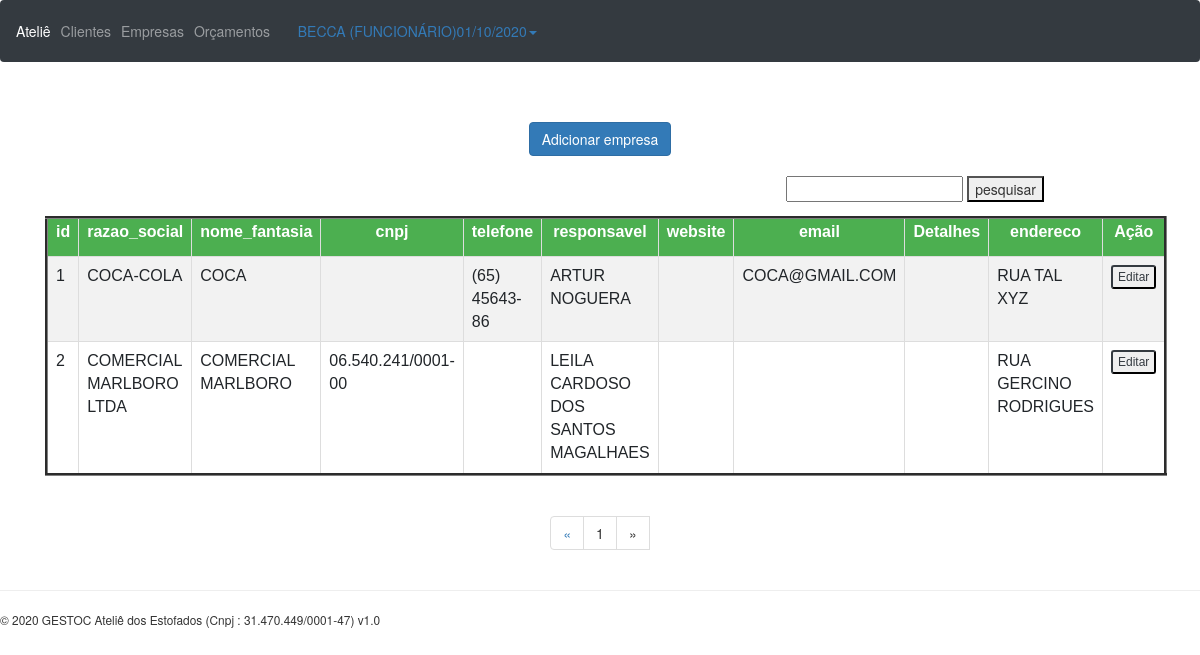
The page /empresas.php (signed in) on the database its author committed.
### tables this page shows
CREATE TABLE `empresa` (
  `id_empresa` int(10) UNSIGNED NOT NULL,
  `razao_social` varchar(70) NOT NULL,
  `nome_fantasia` varchar(50) DEFAULT NULL,
  `cnpj` varchar(20) NOT NULL,
  `telefone` varchar(13) NOT NULL,
  `responsavel` varchar(45) NOT NULL,
  `website` varchar(200) DEFAULT NULL,
  `email` varchar(45) NOT NULL,
  `detalhes` varchar(150) DEFAULT NULL,
  `endereco_id` int(10) UNSIGNED NOT NULL
);

CREATE TABLE `endereco` (
  `id_endereco` int(10) UNSIGNED NOT NULL,
  `rua` varchar(100) NOT NULL,
  `numero` int(10) UNSIGNED NOT NULL,
  `complemento` varchar(30) DEFAULT NULL,
  `cep` varchar(8) DEFAULT NULL,
  `bairro` varchar(30) NOT NULL,
  `cidade` varchar(45) NOT NULL,
  `estado` varchar(2) NOT NULL
);

### empresas.php (the view, shortened to what this page needs)
<?php
require './header.php';
require './conexao/banco.php';
@$pesq = $_GET['pesquisa'];
if ($pesq != null) {
  $pagina = (isset($_GET['pagina']))? $_GET['pagina'] : 1;
  $result_empresas = "SELECT * FROM empresa WHERE razao_social LIKE '%$pesq%'";
  $resultado_empresas = mysqli_query($conn, $result_empresas);
  $total_empresas = mysqli_num_rows($resultado_empresas);
  $quantidade_pg = $total_empresas;
  @$num_pagina = ceil($total_empresas/$quantidade_pg);
  $incio = ($quantidade_pg*$pagina)-$quantidade_pg;
  $result_empresas = "SELECT * FROM empresa WHERE razao_social LIKE '%$pesq%' LIMIT $incio, $quantidade_pg";
  $resultado_empresas = mysqli_query($conn, $result_empresas);
} else {
$pagina = (isset($_GET['pagina']))? $_GET['pagina'] : 1;
$result_empresas = "SELECT * FROM empresa INNER JOIN endereco WHERE id_endereco = endereco_id";
$resultado_empresas = mysqli_query($conn, $result_empresas);
$total_empresas = mysqli_num_rows($resultado_empresas);
$quantidade_pg = $total_empresas;
@$num_pagina = ceil($total_empresas/$quantidade_pg);
$incio = ($quantidade_pg*$pagina)-$quantidade_pg;
$result_empresas = "SELECT * FROM empresa INNER JOIN endereco ON id_endereco = endereco_id LIMIT $incio, $quantidade_pg";
$resultado_empresas = mysqli_query($conn, $result_empresas);
}
?>
<formbotao>
<button type="button" class="btn btn-primary view_data" id= "button_add" data-toggle="modal" data-target="#empresa_add_Modal">Adicionar empresa</button>
</formbotao>
<br>
<div class="table-responsive-xl container theme-showcase" role="main">
  <form class="pesq" id="pesquisa_empresa" method="get" action="#">
      <input type="text" name="pesquisa" id="pesquisa" value="<?php echo $pesq; ?>"></input>
      <button type="hide" onclick="submitar(1)"> pesquisar </button>
  </form>
  <table align="center" border="3" class="sortable table table-hover table table-sm" id="listar_clientes" class="display">
    <tr>
      <th>id</th>
      <th>razao_social</th>
      <th>nome_fantasia</th>
      <th>cnpj</th>
      <th>telefone</th>
      <th>responsavel</th>
      <th>website</th>
      <th>email</th>
      <th>Detalhes</th>
      <th>endereco</th>
      <th>Ação</th>
    </tr>
    <?php while ($empresa = mysqli_fetch_array($resultado_empresas)) {?>
      <tr>
        <td><?php echo $empresa['id_empresa']; ?></td>
        <td><?php echo $empresa['razao_social']; ?></td>
        <td><?php echo $empresa['nome_fantasia']; ?></td>
        <td><?php echo $empresa['cnpj']; ?></td>
        <td><?php echo $empresa['telefone']; ?></td>
        <td><?php echo $empresa['responsavel']; ?></td>
        <td><?php echo $empresa['website']; ?></td>
        <td><?php echo $empresa['email']; ?></td>
        <td><?php echo $empresa['detalhes']; ?></td>
        <td><?php echo $empresa['rua']; ?></td>
        <td>
          <div class="btn-group">
          <button type="button" class="btn-xs btn-outline-dark view_data" data-toggle="modal" data-target="#empresaModal" data-id = "<?php echo $empresa['id_empresa']; ?>"
            data-razao_social="<?php echo $empresa['razao_social']; ?>" data-nome_fantasia="<?php echo $empresa['nome_fantasia']; ?>" data-cnpj="<?php echo $empresa['cnpj']; ?>"
            data-telefone="<?php echo $empresa['telefone']; ?>" data-responsavel="<?php echo $empresa['responsavel']; ?>" data-website="<?php echo $empresa['website']; ?>" data-email="<?php echo $empresa['email']; ?>" data-endereco_id="<?php echo $empresa['endereco_id']; ?>"
            data-rua="<?php echo $empresa['rua']; ?>" data-numero = "<?php echo $empresa['numero']; ?>" data-complemento = "<?php echo $empresa['complemento']; ?>" data-cep = "<?php echo $empresa['cep']; ?>"
            data-bairro = "<?php echo $empresa['bairro']; ?>" data-cidade = "<?php echo $empresa['cidade']; ?>" data-estado = "<?php echo $empresa['estado']; ?>"  data-detalhes = "<?php echo $empresa['detalhes']; ?>"
            >Editar</button>
          </div>
          </td>
        </tr>
      <?php } ?>
    </table>
</div>
<?php
      $pagina_anterior = $pagina - 1;
      $pagina_posterior = $pagina + 1;
    ?>
    <nav class="text-center">
      <ul class="pagination">
        <li>
          <?php
          if($pagina_anterior != 0){ ?>
            <a onclick="javascript:submitar(<?php echo $pagina_anterior; ?>);" />
              <span aria-hidden="true">&laquo;</span>
            </a>
          <?php }else{ ?>
            <span aria-hidden="true">&laquo;</span>
        <?php }  ?>
        </li>
        <?php
        for($i = 1; $i < $num_pagina + 1; $i++){ ?>
          <li><a onclick="javascript:submitar(<?php echo $i; ?>);" /><?php echo $i; ?>
        <?php } ?>
          <?php
          if($pagina_posterior <= $num_pagina){ ?>
            <a onclick="javascript:submitar(<?php echo $pagina_posterior; ?>);" />
              <span aria-hidden="true">&raquo;</span>
            </a>
          <?php }else{ ?>
            <li><span aria-hidden="true">&raquo;</span></li>
        <?php }  ?>
        </li>
      </ul>
    </nav>
<?php
require "./footer.php";
?>

### css/style.css (style rules this page uses)
#listar_clientes { font-family: "Trebuchet MS", Arial, Helvetica, sans-serif; border-collapse: collapse; width: 80%; align: center; }
#listar_clientes td, #listar_clientes th { border: 1px solid #ddd; padding: 8px; }
#listar_clientes tr:nth-child(even) { background-color: #f2f2f2; }
#listar_clientes th { padding-top: 2px; padding-bottom: 12px; text-align: center; background-color: #4CAF50; color: white; }
formbotao { display: flex; align-items: center; justify-content: center; }
.pesq { text-align: right; width: 90%; }
input { text-transform: uppercase; }

### rows shown on the page
empresa: id_empresa "1", razao_social "COCA-COLA", nome_fantasia "COCA", telefone "(65) 45643-86", responsavel "ARTUR NOGUERA", email "COCA@GMAIL.COM", endereco.rua "RUA TAL XYZ"
empresa: id_empresa "2", razao_social "COMERCIAL MARLBORO LTDA", nome_fantasia "COMERCIAL MARLBORO", cnpj "06.540.241/0001-00", responsavel "LEILA CARDOSO DOS SANTOS MAGALHAES", endereco.rua "RUA GERCINO RODRIGUES"

### other values the page prints
$_SESSION['user_name'] "BECCA"
